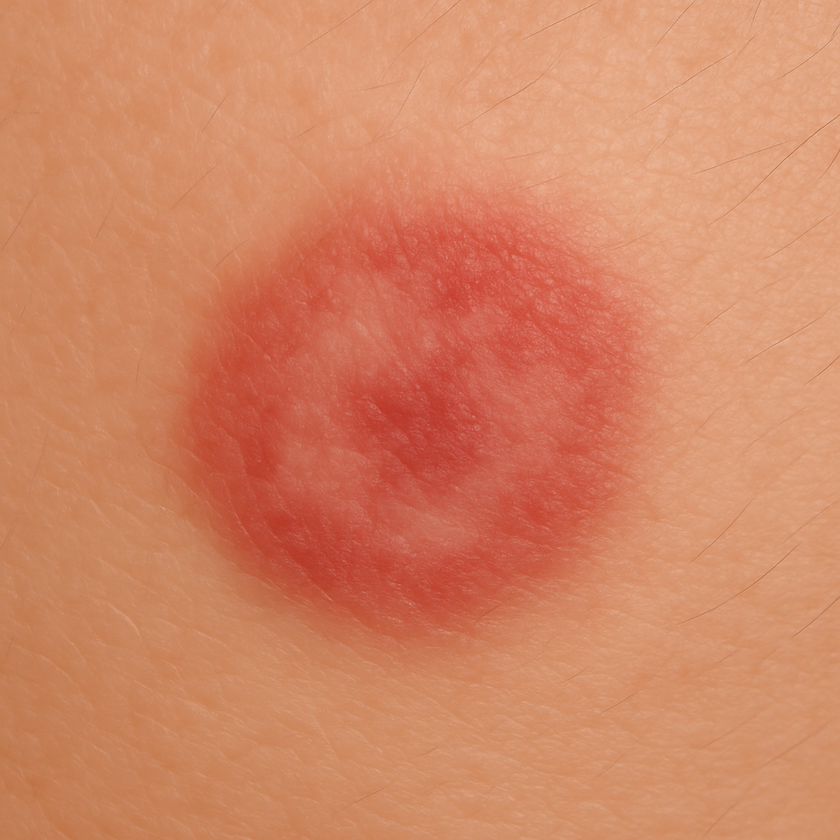
#> input picture device/tests/generate_photos_spectrum/photo_inputs/test.png, 840 x 840 px, shrunk from 1024 x 1024 before the run
$ python main.py ./photo_inputs/test.png
#> lines starting #> are read from the running program, lines starting #| are printed output that depends on the picture
import argparse
import os
import cv2
import numpy as np
from datetime import datetime

SPECTRAL_PRESETS = {
    # "имя_спектра": (коэф_R, коэф_G, коэф_B)
    "450nm": (0.5, 0.7, 1.6),
    "550nm": (0.8, 1.5, 0.6),
    "650nm": (1.7, 0.7, 0.5)
}

def color_tint(img: np.ndarray, factor_r: float, factor_g: float, factor_b: float) -> np.ndarray:
    """Усиление определённых каналов для имитации спектра"""
    img_tint = img.astype(np.float32)
    img_tint[..., 0] *= factor_r
    img_tint[..., 1] *= factor_g
    img_tint[..., 2] *= factor_b
    img_tint = np.clip(img_tint, 0, 255).astype(np.uint8)
    return img_tint

def generate_spectral_images(
    input_file: str,
    output_root: str,
    spectra: dict = SPECTRAL_PRESETS
):
    """Генерирует цветные псевдоспектральные снимки"""
#> called with input_file = './photo_inputs/test.png', output_root = 'spectral_outputs'
    img = cv2.imread(input_file)
#> img is the input picture: shape (840, 840, 3); mean B, G, R 100, 133.6, 210.4
    if img is None:
        raise FileNotFoundError(f"Не удалось открыть файл {input_file}")
    img = cv2.cvtColor(img, cv2.COLOR_BGR2RGB)

    basename = os.path.splitext(os.path.basename(input_file))[0]
    dt_str = datetime.now().strftime("%Y%m%d_%H%M%S")
    output_dir = os.path.join(output_root, f"{basename}_{dt_str}")
    os.makedirs(output_dir, exist_ok=True)

    for name, (r, g, b) in spectra.items():
        img_out = color_tint(img, r, g, b)
        out_path = os.path.join(output_dir, f"spectrum_{name}.png")
        cv2.imwrite(out_path, cv2.cvtColor(img_out, cv2.COLOR_RGB2BGR))
        print(f"Сохранено: {out_path}")
#> this loop made 3 passes
#> pass 1, in color_tint, `img_tint = np.clip(img_tint, 0, 255).astype(np.uint8)`:
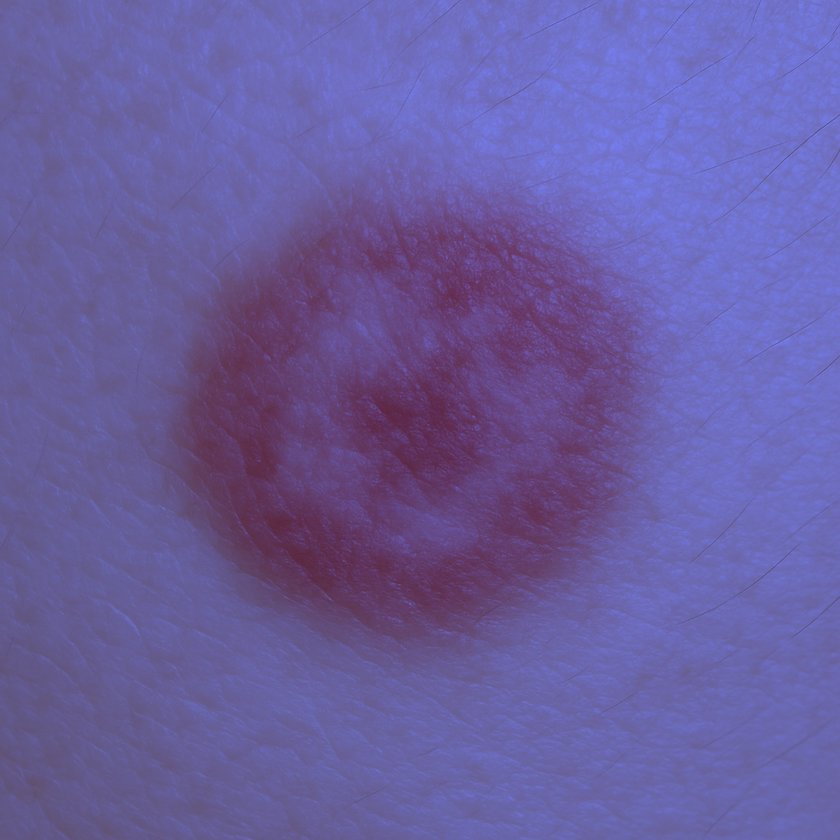
#> img_tint: shape (840, 840, 3); mean R, G, B 105, 93.1, 159.6
#> pass 2, in color_tint (call 2), `img_tint = np.clip(img_tint, 0, 255).astype(np.uint8)`:
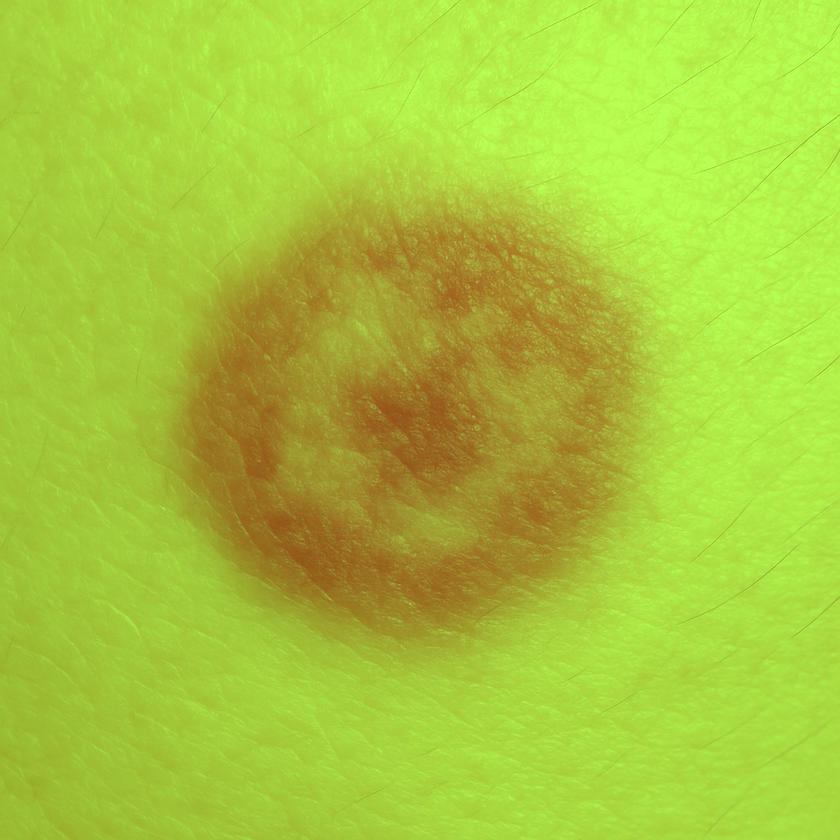
#> img_tint: shape (840, 840, 3); mean R, G, B 167.9, 200.1, 59.6
#> after the loop:
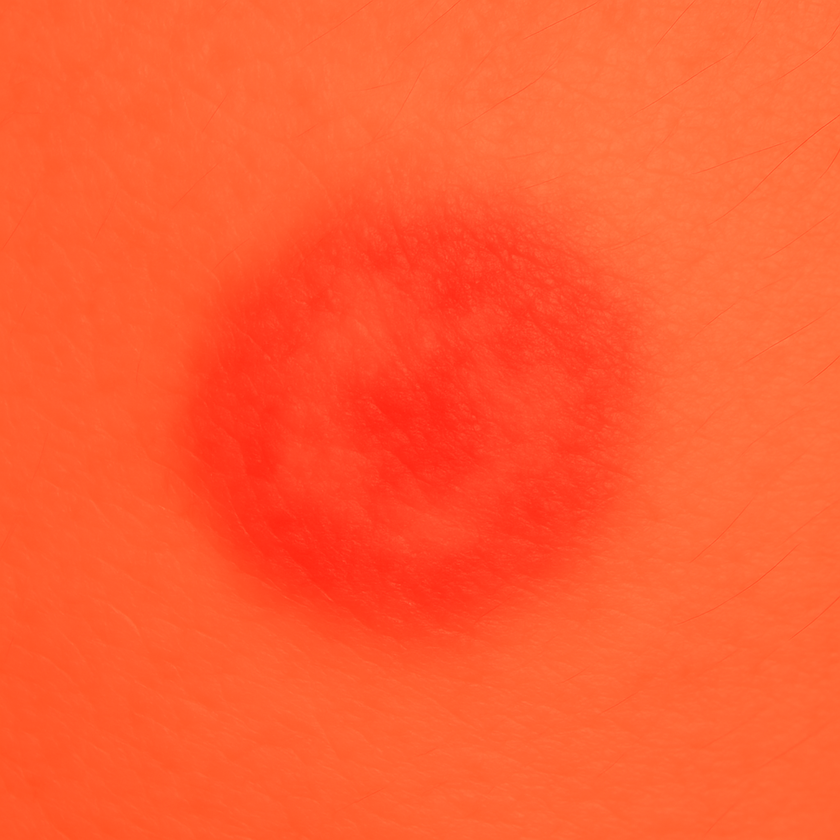
#> img_out: shape (840, 840, 3); mean R, G, B 255, 93.1, 49.8

def main():
    parser = argparse.ArgumentParser(
        description="Генерация набора цветных спектральных снимков из одного фото"
    )
    parser.add_argument("input", help="Путь к исходному изображению (jpg/png)")
    parser.add_argument("-o", "--output", default="spectral_outputs", help="Папка для сохранения")

    args = parser.parse_args()

    generate_spectral_images(args.input, args.output, SPECTRAL_PRESETS)

if __name__ == "__main__":
    main()

# python main.py ./photo_inputs/test.png
